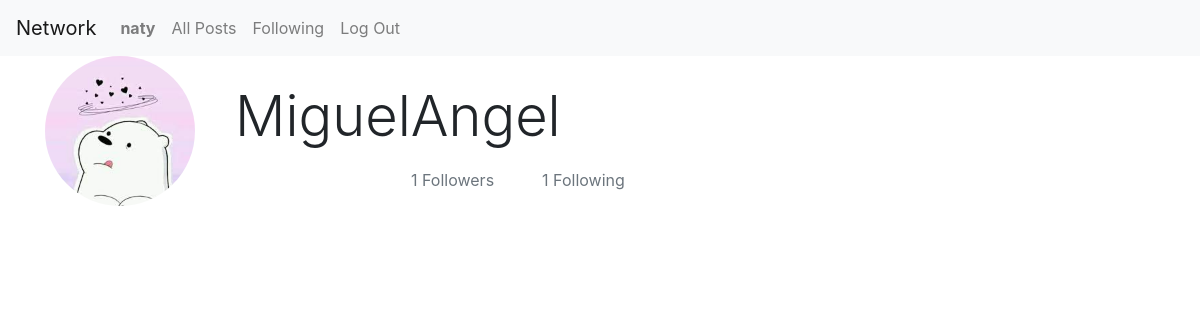
Screenshot of /6 (signed in) with the database file from the repository.
### network/models.py (models this page shows)
class User(AbstractUser):
    @property
    def num_followers(self):
        total_followers = Following.objects.filter(followee=self).count()
        return total_followers
    @property
    def num_followees(self):
        total_followees = Following.objects.filter(follower=self).count()
        return total_followees

### network/views.py (the view)
# urls.py: path("<int:user_id>", views.profile, name="profile"),
@login_required
def profile(request, user_id):
    profile_user = get_object_or_404(User, id=user_id)
    return render(request, "network/profile.html", {
        "profile_user": profile_user,
    })

### network/templates/network/profile.html (shortened to what this page needs)
{% extends "network/layout.html" %}
{% block body %}
   <div id="profile-container" class="container">
        <div class="row" style="margin-bottom:1.5rem;">
            <div id="profile-photo-div" class="col-2">
                <img alt="" class="rounded-circle bg-body rounded" style="width: 150px;" id="profile-img">
            </div>
            <div class="col-2">
                <h1 id="user-name"  style="margin-top:1.7rem;" class="display-4"> {{ profile_user.username }}</h1>
            </div>
            <div class="row">
                <div col="col-2">
                    <p style="margin-top:7rem; text-align: end; margin-left: 1rem;" class="text-muted" id="followers">{{ profile_user.num_followers }} Followers</p>
                </div>
                <div col="col-2">
                    <p style="margin-top:7rem; text-align: end; margin-left: 3rem;" class="text-muted" id="followees">{{ profile_user.num_followees }} Following</p>
                </div>
            </div>
        </div>
   </div>
{% endblock %}

### network/templates/network/layout.html (shortened to what this page needs)
{% load static %}
<!DOCTYPE html>
<html lang="en">
    <head>
        <link rel="stylesheet" href="https://stackpath.bootstrapcdn.com/bootstrap/4.4.1/css/bootstrap.min.css">
        <link href="{% static 'network/styles.css' %}" rel="stylesheet">
    </head>
    <body>
        <nav class="navbar navbar-expand-lg navbar-light bg-light">
            <a class="navbar-brand" href="#">Network</a>
            <div>
              <ul class="navbar-nav mr-auto">
                {% if user.is_authenticated %}
                    <li class="nav-item">
                        <a class="nav-link" href="{% url 'profile' user_id=user.id %}" id="user-button"><strong>{{ user.username }}</strong></a>
                    </li>
                {% endif %}
                <li class="nav-item">
                  <a class="nav-link" href="{% url 'posts' %}" id="all-posts">All Posts</a>
                {% if user.is_authenticated %}
                    <li class="nav-item">
                        <a class="nav-link" href="{% url 'load_posts_followees' %}">Following</a>
                    </li>
                    <li class="nav-item">
                        <a class="nav-link" href="{% url 'logout' %}">Log Out</a>
                    </li>
                {% endif %}
              </ul>
            </div>
          </nav>
        <div class="body">
            {% block body %}
            {% endblock %}
        </div>
    </body>
</html>

### rows the page displays
User: username "naty"
User: username "MiguelAngel", num_followers "1", num_followees "1"
